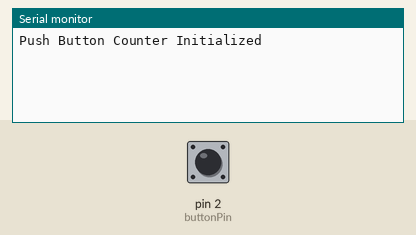
Simulated run of this sketch. Board: Arduino Uno, built with avr-gcc and run on an emulated ATmega328P. On the bench: the last lines printed to the serial monitor. The inputs (shaded band) are chosen by the test bench; at power-on: pin 2 (buttonPin) LOW.

Above: at 1.2 s.
1.3 s: pin 2 (buttonPin) pulled HIGH for 0.15 s
At 2.5 s:
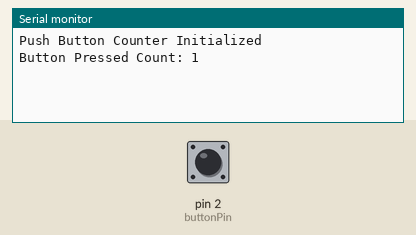
2.9 s: pin 2 (buttonPin) pulled HIGH for 1 s
At 3.8 s:
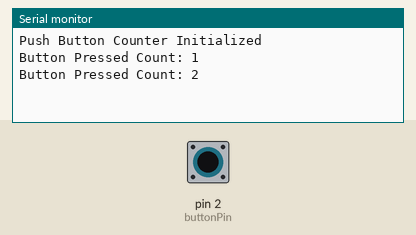
5.4 s: pin 2 (buttonPin) pulled HIGH for 0.15 s
At 5.7 s:
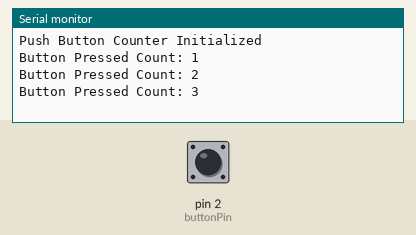

The sketch:

Push_Button_Counter.ino
```cpp
// Push Button Counter using Serial Monitor

int buttonPin = 2;              // Push button connected to digital pin 2
int buttonState = 0;
int lastButtonState = 0;
int count = 0;

void setup() {
  Serial.begin(9600);          // Start Serial Monitor
  pinMode(buttonPin, INPUT);   // Set button pin as input
  Serial.println("Push Button Counter Initialized");
}

void loop() {
  buttonState = digitalRead(buttonPin);

  // Detect new button press
  if (buttonState == HIGH && lastButtonState == LOW) {
    count++;
    Serial.print("Button Pressed Count: ");
    Serial.println(count);
    delay(200); // Debounce delay
  }

  lastButtonState = buttonState;
}
```

Measured:
- after the input at 1.3 s, the serial monitor: prints a new line at once (image 1)
- after the input at 2.9 s, the serial monitor: prints a new line at once (image 2)
- after the input at 5.4 s, the serial monitor: prints a new line at once (image 3)
